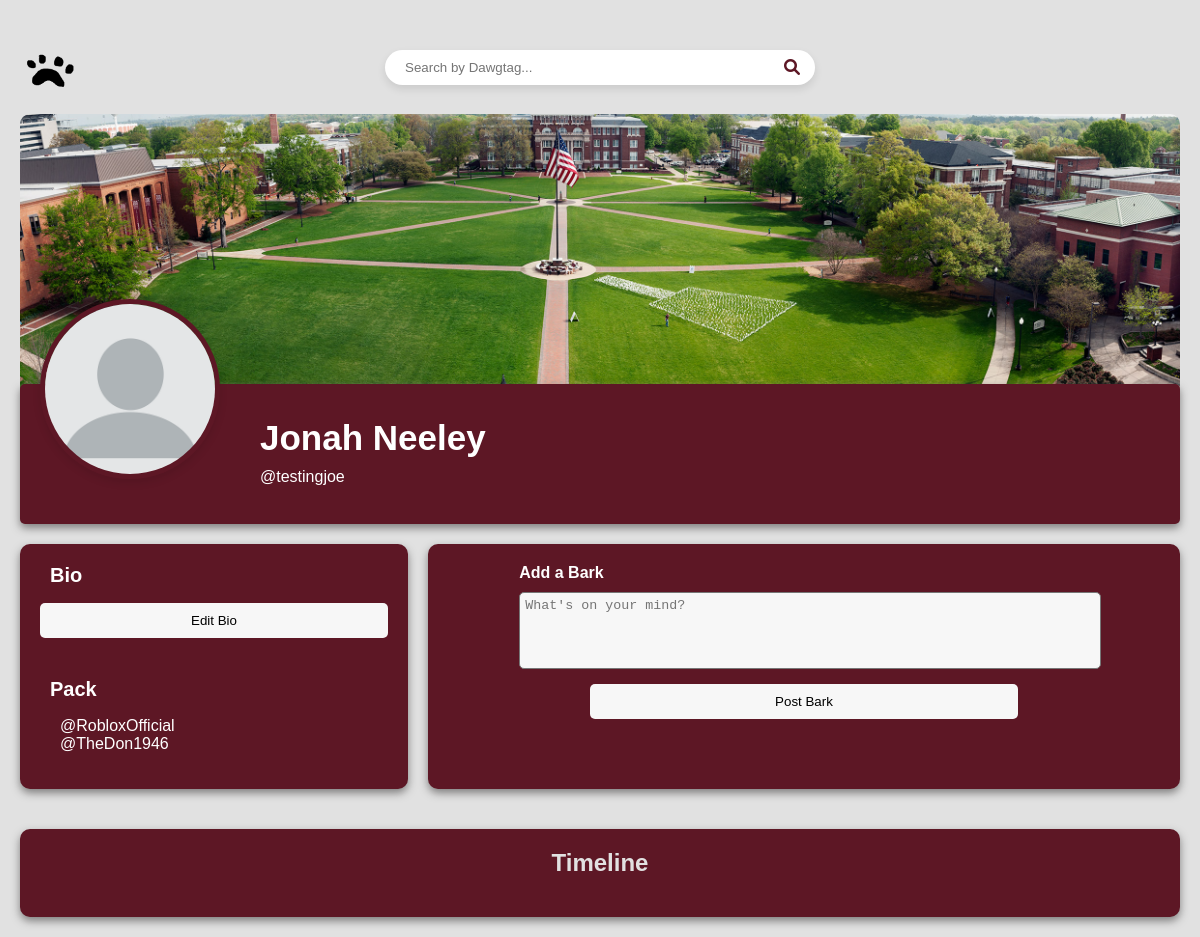
The app's page /main/profile/testingjoe/, older data.
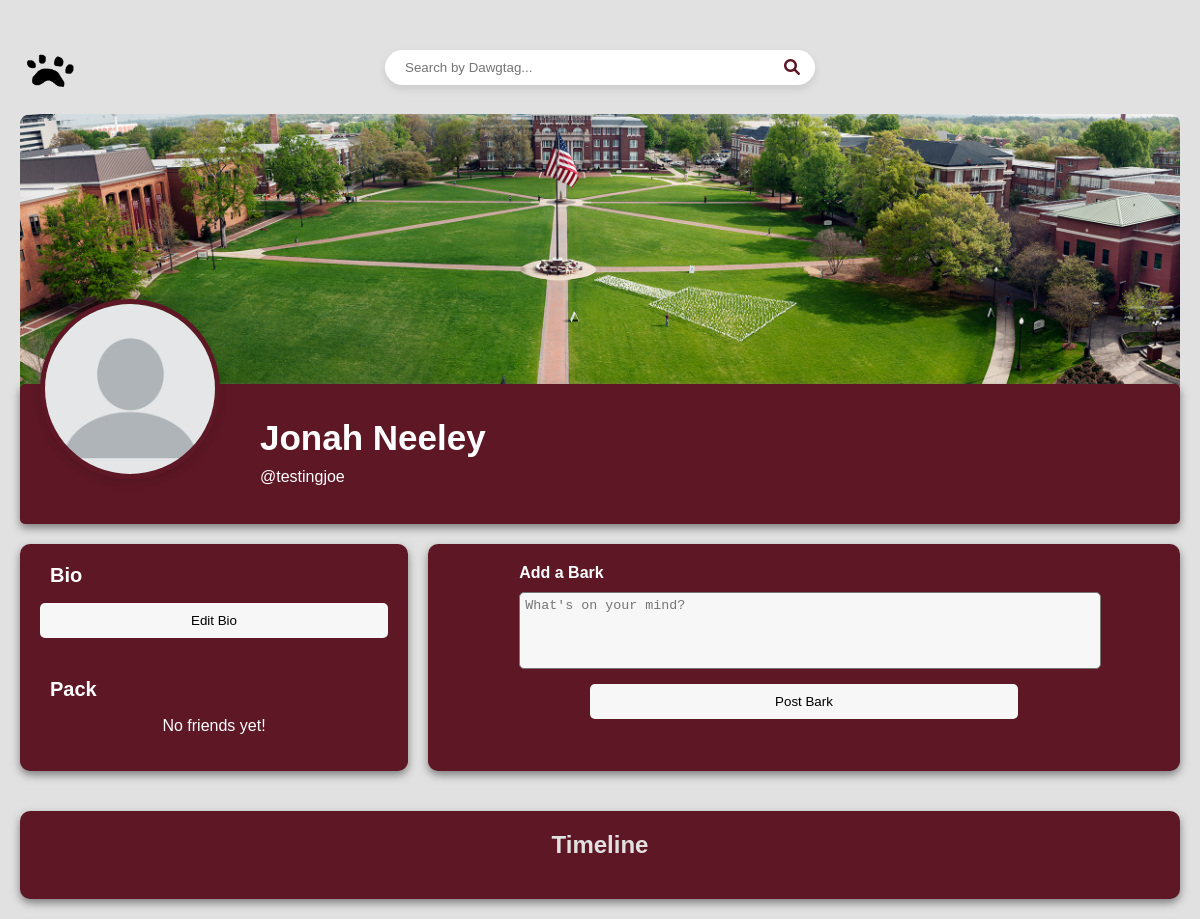
The same page, newer data.
### homepage/models.py (models this page shows)
class DawgHouseUser(AbstractBaseUser, PermissionsMixin):
    username = models.CharField(unique=True, max_length=30)
    first_name = models.CharField(max_length=30)
    last_name = models.CharField(max_length=30)
    bio = models.TextField(blank=True, max_length=200)
    friends = models.ManyToManyField("self", blank=True)
    is_staff = models.BooleanField(default=False)
    USERNAME_FIELD = "username"
    REQUIRED_FIELDS = ["first_name", "last_name"]
    objects = DawgHouseUserManager()

### homepage/views.py (the view)
# urls.py: path("profile/<str:username>/", views.ProfileView, name="profile"),
def ProfileView(request, username):
    user = get_object_or_404(DawgHouseUser, username=username)
    friends_list = user.friends.all()
    barks = Bark.objects.filter(user=user).order_by("-timestamp")
    context = {"user": user, "barks": barks, "friends_list": friends_list}
    return render(request, "user_profile.html", context)

### homepage/templates/user_profile.html (shortened to what this page needs)
<!DOCTYPE html>
<html>
  <head>
    {% load static %}
    <link rel="stylesheet" href="{% static 'profile.css' %}" />
    <link rel="stylesheet" href="https://cdnjs.cloudflare.com/ajax/libs/font-awesome/6.0.0/css/all.min.css">
  </head>
  <body>
    <div class="top-bar">
      <a href="{% url 'main_timeline' %}" class="logo-link">
        <img
          src="{% static 'images/DHLogo.png' %}"
          alt="DawgHouse Logo"
          class="logo"
        />
      </a>
      <div class="search-bar-container">
        <input type="text" id="searchInput" placeholder="Search by Dawgtag...">
        <i class="fa fa-search" aria-hidden="true"></i>
      </div>
    </div>
    <div class="profile-cover">
      <img
        src="{% static 'images/msstate.jpg' %}"
        alt="{{ user.username }}'s cover photo"
      />
    </div>
    <div class="profile-content">
      <div class="profile-header">
        <img
          src="{% static 'images/profilePicture.jpg' %}"
          alt="{{ user.username }}'s profile picture"
        />
        <div class="profile-name-bio">
          <h1>{{ user.first_name }} {{ user.last_name }}</h1>
          <p>@{{ user.username }}</p>
        </div>
      </div>
      <div class="profile-layout">
        <div class="bio-container">
          <strong>Bio</strong>
          <div class="display-bio">
            <button id="editBioButton">Edit Bio</button>
          </div>
          <div class="friends-list">
            <strong>Pack</strong>
            {% if friends_list %}
            <ul>
              {% for friend in friends_list %}
              <li>@{{ friend.username }}</li>
              {% endfor %}
            </ul>
            {% else %}
            <p>No friends yet!</p>
            {% endif %}
          </div>
        </div>
        <div class="add-bark-container">
          <form action="{% url 'post_bark' %}" method="post">
            <div class="bark-input-group">
              <strong>Add a Bark</strong>
              <textarea
                name="bark_content"
                placeholder="What's on your mind?"
                required
              ></textarea>
            </div>
            <button type="submit">Post Bark</button>
          </form>
        </div>
        <div class="barks-container">
          <h2>Timeline</h2>
  </div>
</div>
    </body>
  </html>

### homepage/static/profile.css (style rules this page uses)
body { font-family: Arial, sans-serif; background-color: rgb(225, 225, 225); color: #333; margin: 20px; }
.profile-layout { display: flex; flex-wrap: wrap; gap: 20px; width: 100%; }
.profile-content { grid-column: 2; }
.profile-cover img { display: block; width: 100%; height: 300px; object-fit: cover; margin: 0; border-radius: 10px; }
.profile-header { position: relative; background-color: #5d1725; color: white; padding: 20px; display: flex; align-items: center; gap: 15px; margin-top: -30px; min-height: 100px; margin-bottom: 20px; border-radius: 5px; box-shadow: 0 4px 8px rgb(127, 126, 126); }
.profile-header img { position: absolute; top: -85px; left: 20px; width: 170px; height: 170px; object-fit: cover; border-radius: 50%; border: 5px solid #5d1725; box-shadow: 0 4px 8px rgba(0,0,0,0.1); }
.profile-name-bio { display: flex; flex-direction: column; gap: 5px; margin-left: 220px; }
.profile-name-bio h1 { margin: 0; padding: 0; font-size: 35px; margin-top: 0; }
.profile-name-bio p { margin: 5px 0; margin-top: 5px; }
.bio-container { flex: 0 0 30%; background-color: #5d1725; padding: 20px; border-radius: 10px; box-shadow: 0 4px 8px rgb(127, 126, 126); color: white; }
.bio-container strong { display: block; text-align: left; margin-bottom: 10px; margin-left: 10px; font-size: 20px; }
.bio-container p { text-align: center; }
.bio-container button { display: block; width: 100%; padding: 10px; margin-top: 10px; background-color: #f7f7f7; color: black; border: none; border-radius: 5px; cursor: pointer; }
.friends-list { margin-top: 40px; }
.friends-list strong { display: block; margin-bottom: 10px; text-align: left; font-size: 20px; }
.add-bark-container { flex: 1; background-color: #5d1725; padding: 20px; border-radius: 10px; box-shadow: 0 4px 8px rgb(127, 126, 126); color: white; max-height: 250px; }
.bark-input-group { display: flex; flex-direction: column; align-items: flex-start; width: 80%; margin: 0 auto; }
.add-bark-container textarea { margin-left: 0; margin-right: 0; margin-top: 5px; margin-bottom: 5px; width: 100%; padding: 5px; margin: 10px 0; border-radius: 5px; resize: none; background-color:#f7f7f7; height: 65px; }
.add-bark-container button { margin-left: auto; margin-right: auto; margin-top: 5px; width: 60%; display: block; padding: 10px; background-color: #f7f7f7; color: black; border: none; border-radius: 5px; cursor: pointer; }
.top-bar { display: flex; align-items: center; justify-content: space-between; padding: 10px 5px; position: relative; }
.search-bar-container { display: flex; align-items: center; background-color: white; border-radius: 20px; padding: 5px 15px; box-shadow: 0 4px 8px rgba(0,0,0,0.1); position: absolute; left: 50%; transform: translateX(-50%); width: 400px; }
#searchInput { border: none; outline: none; padding: 5px; flex-grow: 1; }
.fa-search { color: #5d1725; cursor: pointer; }
.logo-link { display: inline-block; vertical-align: middle; z-index: 10; }
.logo { height: 70px; width: auto; transition: opacity 0.3s ease; }
.barks-container { flex: 1 100%; width: 60%; margin-left: auto; margin-right: auto; background-color: #5d1725; padding: 20px; border-radius: 10px; box-shadow: 0 4px 8px rgb(127, 126, 126); color: black; margin-top: 20px; }
.barks-container h2 { margin: 0; margin-bottom: 20px; text-align: center; color: #e1e1e1; }

Row changes from the older to the newer data that the page shows:
no longer on this page (row edited): DawgHouseUser: username "RobloxOfficial"
removed DawgHouseUser: username "TheDon1946"
Text that changed along with them:
text now shown: "No friends yet!"
